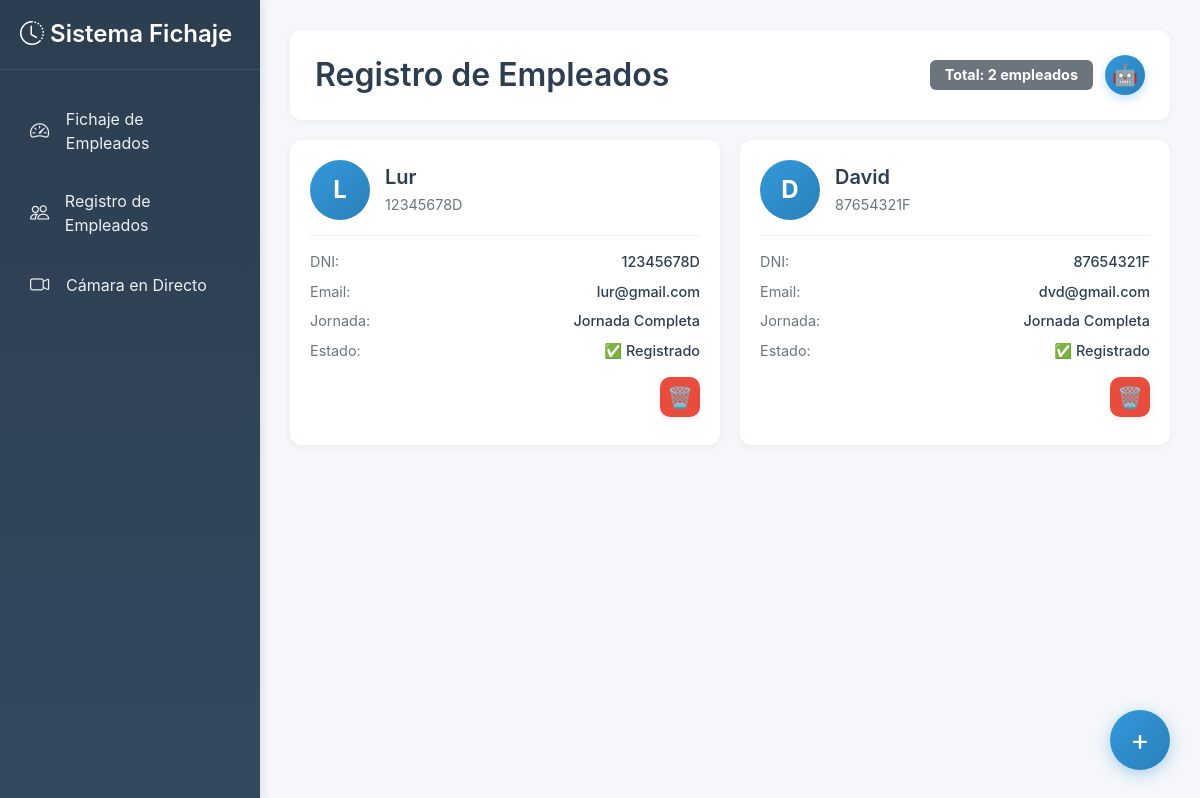
Screenshot of /registro_empleados with the database file from the repository.
### core/bd/bd_create.py (models this page shows, shortened)
class Empleado(db.Model):
    __tablename__ = "empleados"
    dni = db.Column(db.String(9), primary_key=True)
    nombre = db.Column(db.String(100), nullable=False)
    email = db.Column(db.String(120), unique=True, nullable=False)
    jornada = db.Column(db.Integer, nullable=False)  # Horas de jornada (4, 6, 8)
    minutos_trabajados = db.Column(db.Integer, default=0)  # Total acumulado en minutos
    estado = db.Column(db.String(20), default='out')  # 'out', 'working', 'completado'
    path_image = db.Column(db.String, nullable=False)
    hora_entrada = db.Column(db.DateTime, nullable=True)  # Timestamp de entrada
    minutos_sesion_actual = db.Column(db.Integer, default=0)  # Minutos de la sesión actual

### web/routes/main_routes.py (the view)
@main_bp.route('/registro_empleados')
def registro_empleados():
    return render_template('registro_empleados.html', employees=obtener_empleados_lista())

### core/bd/bd_functions.py (called while the page is built)
def obtener_empleados_lista():
    engine = create_engine(Config.SQLALCHEMY_DATABASE_URI)
    Session = sessionmaker(bind=engine)
    session = Session()
    try:
        empleados = session.query(Empleado).all()
        return empleados
    except Exception as e:
        print(f"Error al obtener empleados: {e}")
        return []
    finally:
        session.close()

### templates/registro_empleados.html (shortened to what this page needs)
{% extends "base.html" %}
{% block content %}
<div class="header-section">
    <h2>Registro de Empleados</h2>
    <div class="header-buttons">
        <span class="badge bg-secondary" style="padding: 8px 15px; font-size: 0.9rem;">
            Total: {{ employees|length if employees else 0 }} empleados
        </span>
        <button class="entrenar-modelo-btn" onclick="entrenarModelo()">🤖</button>
    </div>
</div>
<div class="employees-grid">
    {% if employees %}
        {% for employee in employees %}
        <div class="employee-card">
            <div class="employee-card-header">
                <div class="employee-card-avatar">
                    {{ employee.nombre[0]|upper }}{{ employee.nombre.split()[1][0]|upper if employee.nombre.split()|length > 1 else '' }}
                </div>
                <div class="employee-card-info">
                    <h5>{{ employee.nombre }}</h5>
                    <p>{{ employee.dni }}</p>
                </div>
            </div>
            <div class="employee-card-details">
                <div class="detail-row">
                    <span class="detail-label">DNI:</span>
                    <span class="detail-value">{{ employee.dni }}</span>
                </div>
                <div class="detail-row">
                    <span class="detail-label">Email:</span>
                    <span class="detail-value">{{ employee.email }}</span>
                </div>
                <div class="detail-row">
                    <span class="detail-label">Jornada:</span>
                    <span class="detail-value">
                        {% if employee.jornada == 8 %}Jornada Completa{% elif employee.jornada == 4 %}Jornada Parcial{% elif employee.jornada == 6 %}Jornada Intensiva{% else %}{{ employee.jornada }}{% endif %}
                    </span>
                </div>
                <div class="detail-row">
                    <span class="detail-label">Estado:</span>
                    <span class="detail-value">✅ Registrado</span>
                </div>
                <div class="detail-row" style="justify-content: flex-end;">
                    <button class="delete-employee-btn" title="Eliminar empleado" onclick="deleteEmployee('{{ employee.dni }}')">
                        🗑️
                    </button>
                </div>
            </div>
        </div>
        {% endfor %}
    {% endif %}
</div>
<button class="add-employee-btn" onclick="openModal()">+</button>
{% endblock %}

### templates/base.html (shortened to what this page needs)
<!DOCTYPE html>
<html lang="es">
<head>
    <link href="https://cdn.jsdelivr.net/npm/bootstrap@5.3.0/dist/css/bootstrap.min.css" rel="stylesheet">
    <link rel="stylesheet" href="https://cdn.jsdelivr.net/npm/bootstrap-icons@1.11.0/font/bootstrap-icons.css">
</head>
<body>
    <div class="sidebar" id="sidebar">
        <div class="sidebar-header">
            <h4><i class="bi bi-clock-history"></i> Sistema Fichaje</h4>
        </div>
        <nav class="nav flex-column">
            <div class="nav-item">
                <a href="{{ url_for('main.dashboard') }}" class="nav-link {% if request.endpoint == 'dashboard' %}active{% endif %}">
                    <i class="bi bi-speedometer2"></i>
                    <span>Fichaje de Empleados</span>
                </a>
            </div>
            <div class="nav-item">
                <a href="{{ url_for('main.registro_empleados') }}" class="nav-link {% if request.endpoint == 'registro_empleados' %}active{% endif %}">
                    <i class="bi bi-people"></i>
                    <span>Registro de Empleados</span>
                </a>
            </div>
            <div class="nav-item">
                <a href="{{ url_for('main.camara') }}" class="nav-link {% if request.endpoint == 'camara_directo' %}active{% endif %}">
                    <i class="bi bi-camera-video"></i>
                    <span>Cámara en Directo</span>
                </a>
            </div>
        </nav>
    </div>
    <div class="main-content">
        {% block content %}{% endblock %}
    </div>
</body>
</html>

### templates/base.html (style rules this page uses)
body { font-family: -apple-system, BlinkMacSystemFont, 'Segoe UI', Roboto, Oxygen, Ubuntu, Cantarell, sans-serif; background-color: #f5f7fa; }
.sidebar { position: fixed; top: 0; left: 0; height: 100vh; width: 260px; background: linear-gradient(180deg, #2c3e50 0%, #34495e 100%); padding: 20px 0; box-shadow: 2px 0 10px rgba(0,0,0,0.1); z-index: 1000; transition: transform 0.3s ease; }
.sidebar-header { padding: 0 20px 20px; border-bottom: 1px solid rgba(255,255,255,0.1); margin-bottom: 20px; }
.sidebar-header h4 { color: #fff; font-weight: 600; margin: 0; }
.nav-item { margin: 5px 15px; }
.nav-link { color: #ecf0f1; padding: 12px 15px; border-radius: 8px; display: flex; align-items: center; transition: all 0.3s; text-decoration: none; }
.nav-link i { margin-right: 12px; font-size: 1.2rem; width: 24px; }
.main-content { margin-left: 260px; padding: 30px; min-height: 100vh; }

### templates/registro_empleados.html (style rules this page uses)
.delete-employee-btn { background: #e74c3c; border: none; color: white; font-size: 1.3rem; border-radius: 10px; width: 40px; height: 40px; display: flex; align-items: center; justify-content: center; box-shadow: 0 2px 8px rgba(231,76,60,0.10); transition: transform 0.18s, box-shadow 0.18s; cursor: pointer; margin-top: 8px; }
.header-section { background: white; padding: 25px; border-radius: 12px; box-shadow: 0 2px 8px rgba(0,0,0,0.05); margin-bottom: 30px; display: flex; justify-content: space-between; align-items: center; }
.header-section h2 { margin: 0; color: #2c3e50; font-weight: 600; }
.employees-grid { display: grid; grid-template-columns: repeat(auto-fill, minmax(300px, 1fr)); gap: 20px; margin-bottom: 80px; }
.employee-card { background: white; border-radius: 12px; box-shadow: 0 2px 8px rgba(0,0,0,0.05); padding: 20px; transition: transform 0.2s, box-shadow 0.2s; cursor: pointer; }
.employee-card-header { display: flex; align-items: center; gap: 15px; margin-bottom: 15px; }
.employee-card-avatar { width: 60px; height: 60px; border-radius: 50%; background: linear-gradient(135deg, #3498db 0%, #2980b9 100%); color: white; display: flex; align-items: center; justify-content: center; font-size: 1.5rem; font-weight: bold; }
.employee-card-info h5 { margin: 0; color: #2c3e50; font-weight: 600; }
.employee-card-info p { margin: 5px 0 0; color: #6c757d; font-size: 0.9rem; }
.employee-card-details { border-top: 1px solid #f0f0f0; padding-top: 15px; }
.detail-row { display: flex; justify-content: space-between; margin-bottom: 8px; font-size: 0.9rem; }
.detail-label { color: #6c757d; }
.detail-value { color: #2c3e50; font-weight: 500; }
.add-employee-btn { position: fixed; bottom: 30px; right: 30px; width: 60px; height: 60px; border-radius: 50%; background: linear-gradient(135deg, #3498db 0%, #2980b9 100%); color: white; border: none; box-shadow: 0 4px 16px rgba(52,152,219,0.4); font-size: 1.8rem; display: flex; align-items: center; justify-content: center; cursor: pointer; transition: transform 0.2s, box-shadow 0.2s; z-index: 999; }
.header-section { display: flex; justify-content: space-between; align-items: center; margin-bottom: 20px; }
.header-buttons { display: flex; align-items: center; gap: 12px; }
.entrenar-modelo-btn { width: 40px; height: 40px; border-radius: 50%; background: linear-gradient(135deg, #3498db 0%, #2980b9 100%); color: white; border: none; font-size: 1.3rem; display: flex; justify-content: center; align-items: center; cursor: pointer; box-shadow: 0 4px 10px rgba(52,152,219,0.3); transition: transform 0.2s ease; }

### rows the page displays
Empleado: nombre "L", nombre "Lur", dni "12345678D", email "lur@gmail.com", jornada "Jornada Completa"
Empleado: nombre "D", nombre "David", dni "87654321F", email "dvd@gmail.com", jornada "Jornada Completa"

### other values shown
{{ employees|length if employees else 0 }} "2"
